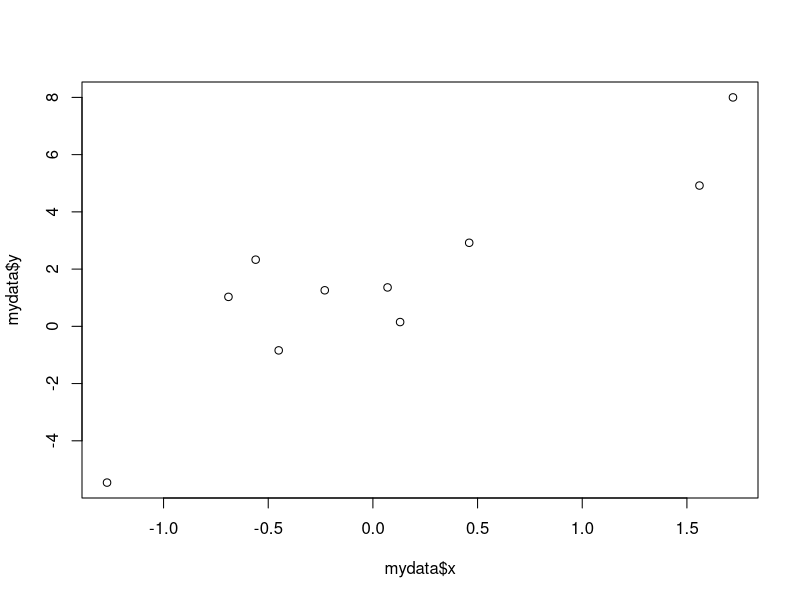

Write the R code that produced this figure.
mydata     <- read.csv("data.csv")
reg.output <- lm(y ~ x, mydata)

# Summary:
summary(reg.output)
# I can see that R-squared is 77.1%, and the regression coefficient of x is 
#   significantly different from 0 at alpha = 5%.

# Plot y asainst x:
plot(mydata$x, mydata$y)
